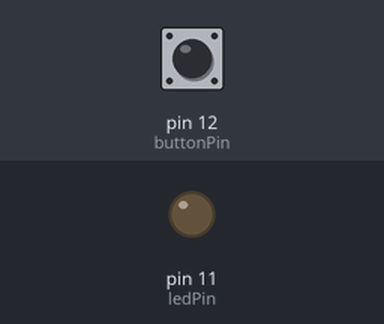
The sketch below on a simulated Arduino Uno, built with avr-gcc and run on an emulated ATmega328P. On the bench: output pins drawn as LEDs (lit = HIGH). The test bench sets the inputs (shaded band); at power-on: pin 12 (buttonPin) HIGH.

Above: at 1.2 s.
1.3 s: pin 12 (buttonPin) pulled LOW for 0.15 s
At 2.1 s:
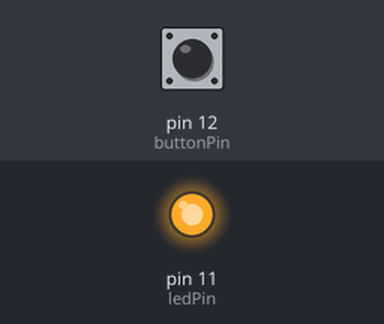
Timing chart, 0 to 5.8 s (numbered marks = the images above; inputs shaded):
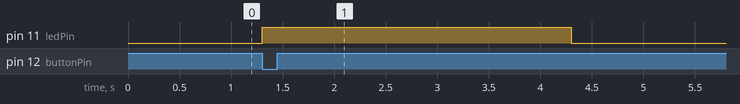

Measured:
- after the input at 1.3 s, pin 11 (ledPin): LOW → HIGH at once, → LOW 3.0 s later

The sketch:

Job11.ino
```cpp
const int buttonPin = 12;
const int ledPin = 11;
const int fanPin = 3;

int ledState = LOW;
int fanState = LOW;

int currentButtonState;
int lastButtonState;
int fanOn = 0;
long buttonTimer = 0;


void setup()
{
  pinMode(buttonPin, INPUT_PULLUP);
  pinMode(ledPin, OUTPUT);
  pinMode(fanPin, INPUT);
  currentButtonState = digitalRead(buttonPin);
  Serial.begin(9600);
}

void loop()
{
  lastButtonState = currentButtonState;
  currentButtonState = digitalRead(buttonPin);

  if (lastButtonState == HIGH && currentButtonState == LOW)
  {
    if (fanOn == 0)
    {
      buttonTimer = millis();
      if (ledState == LOW)
      {
        ledState = HIGH;
      }
    }
    else
    {
      fanState = LOW;
      fanOn = 0;
      buttonTimer = 0;
    }
  }
  else if (millis() - buttonTimer > 3000)
  {
    if (ledState == HIGH)
    {
      ledState = LOW;
      fanState = HIGH;
      fanOn = 1;
    }
  }
  digitalWrite(ledPin, ledState);
  digitalWrite(fanPin, fanState);

}
```
